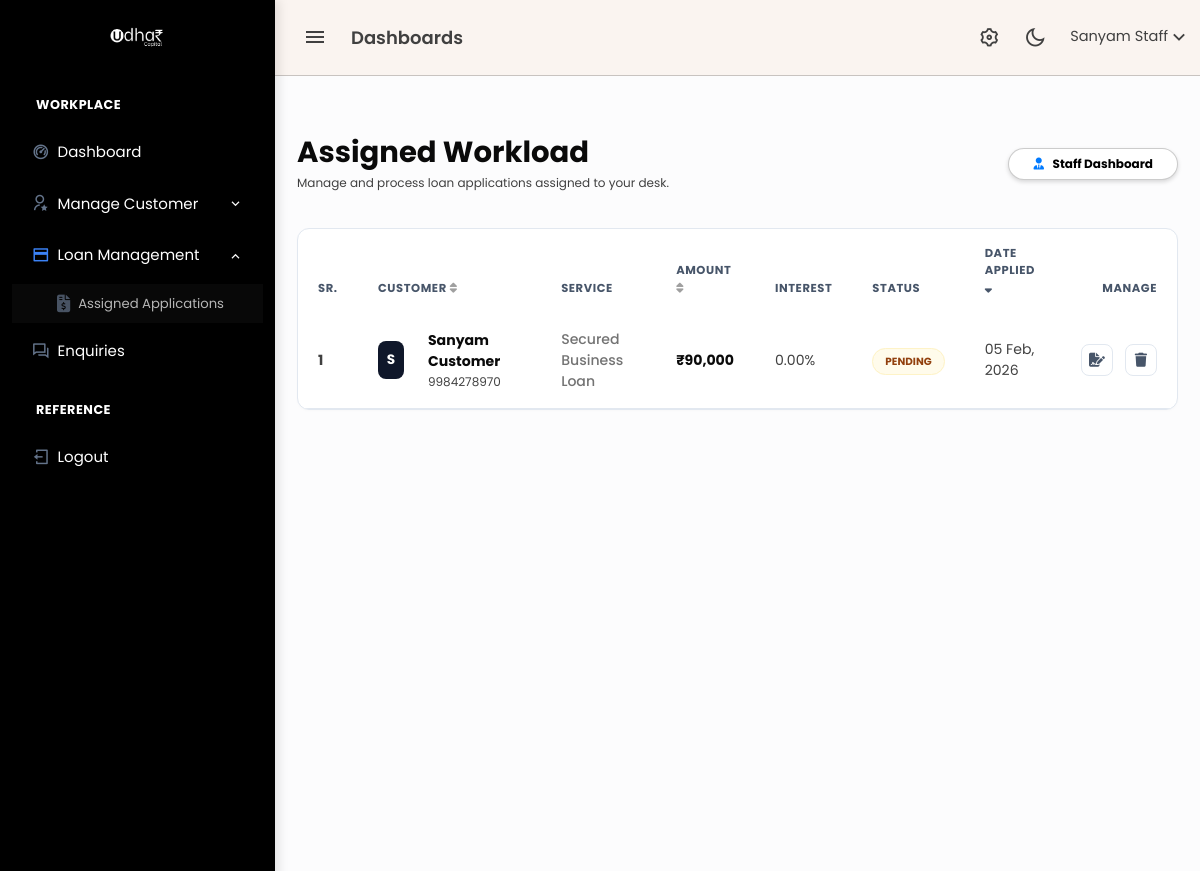
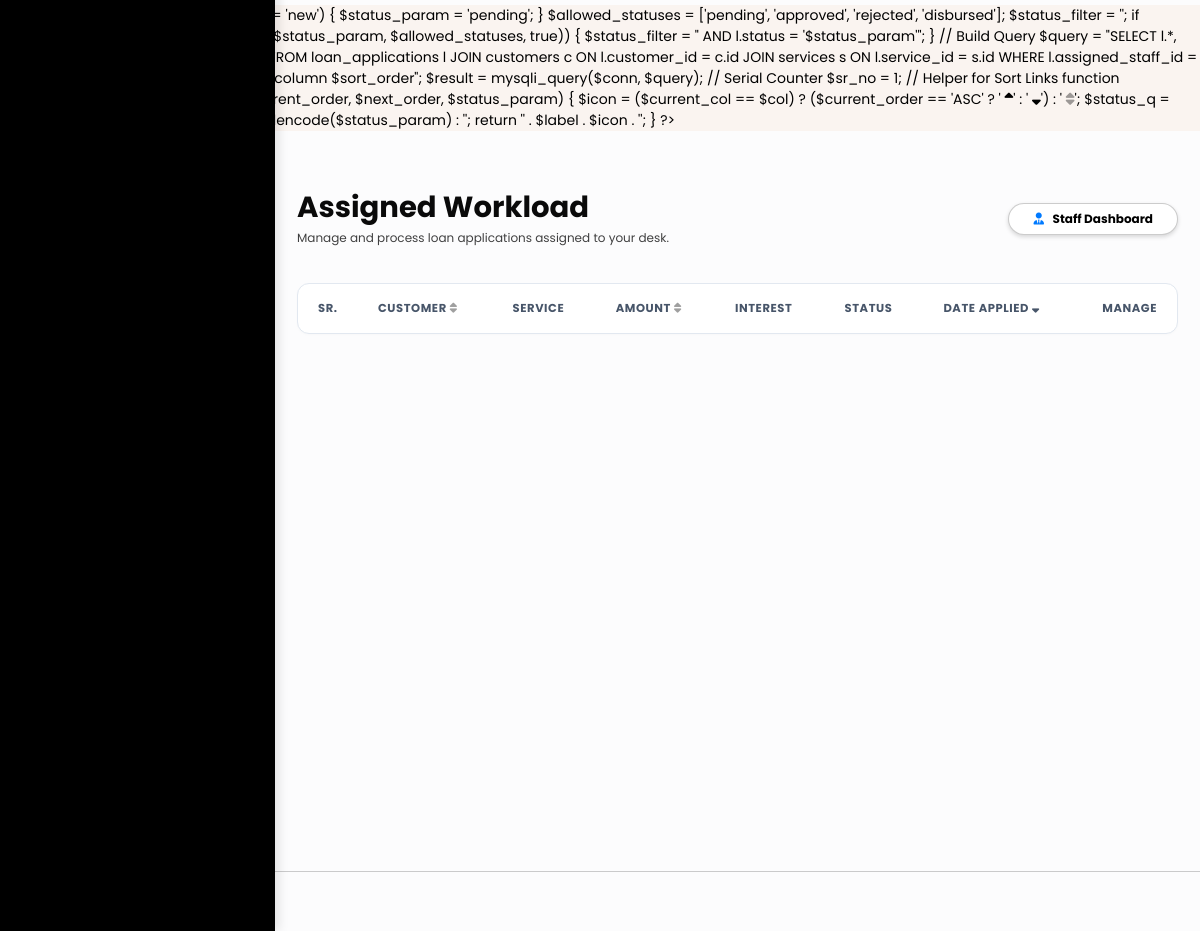
/staff/loan_applications.php (signed in), run on an earlier commit of the app's database (2 pictures, top to bottom).
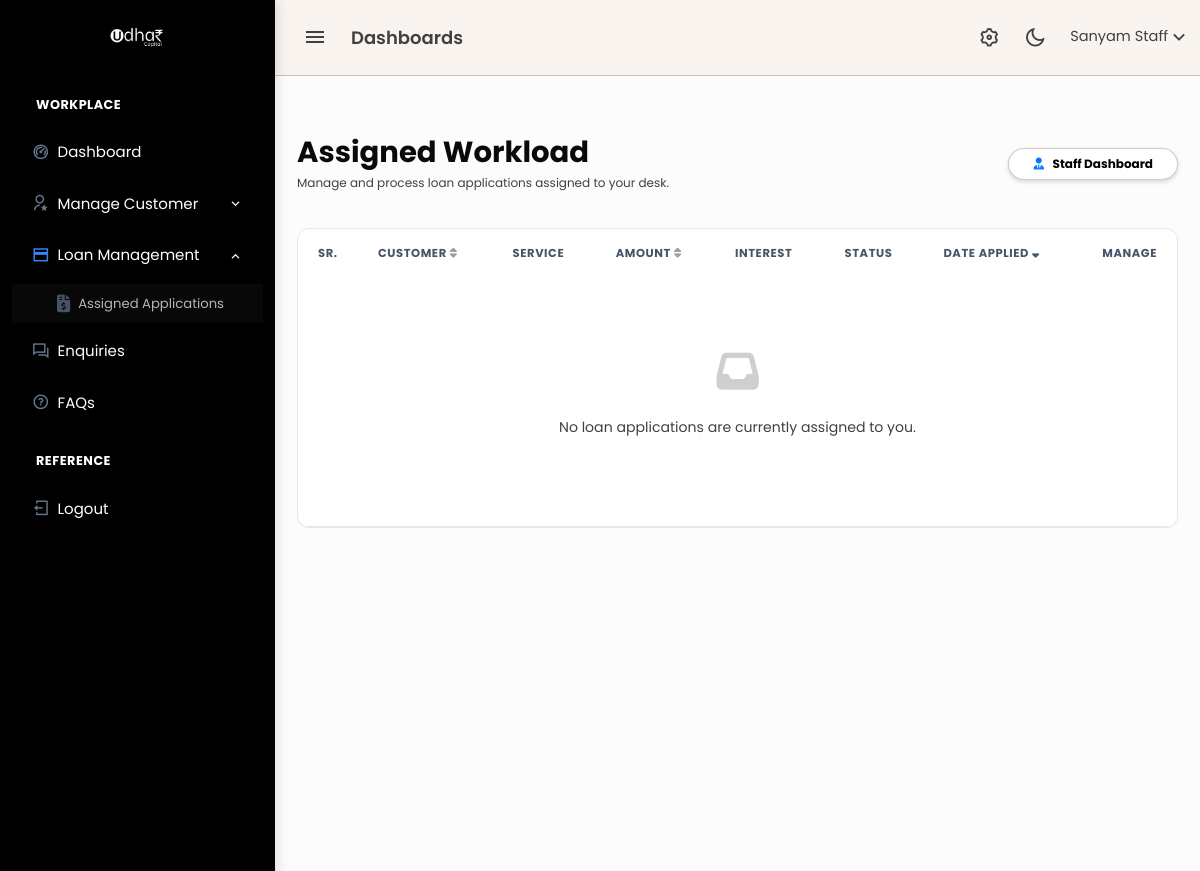
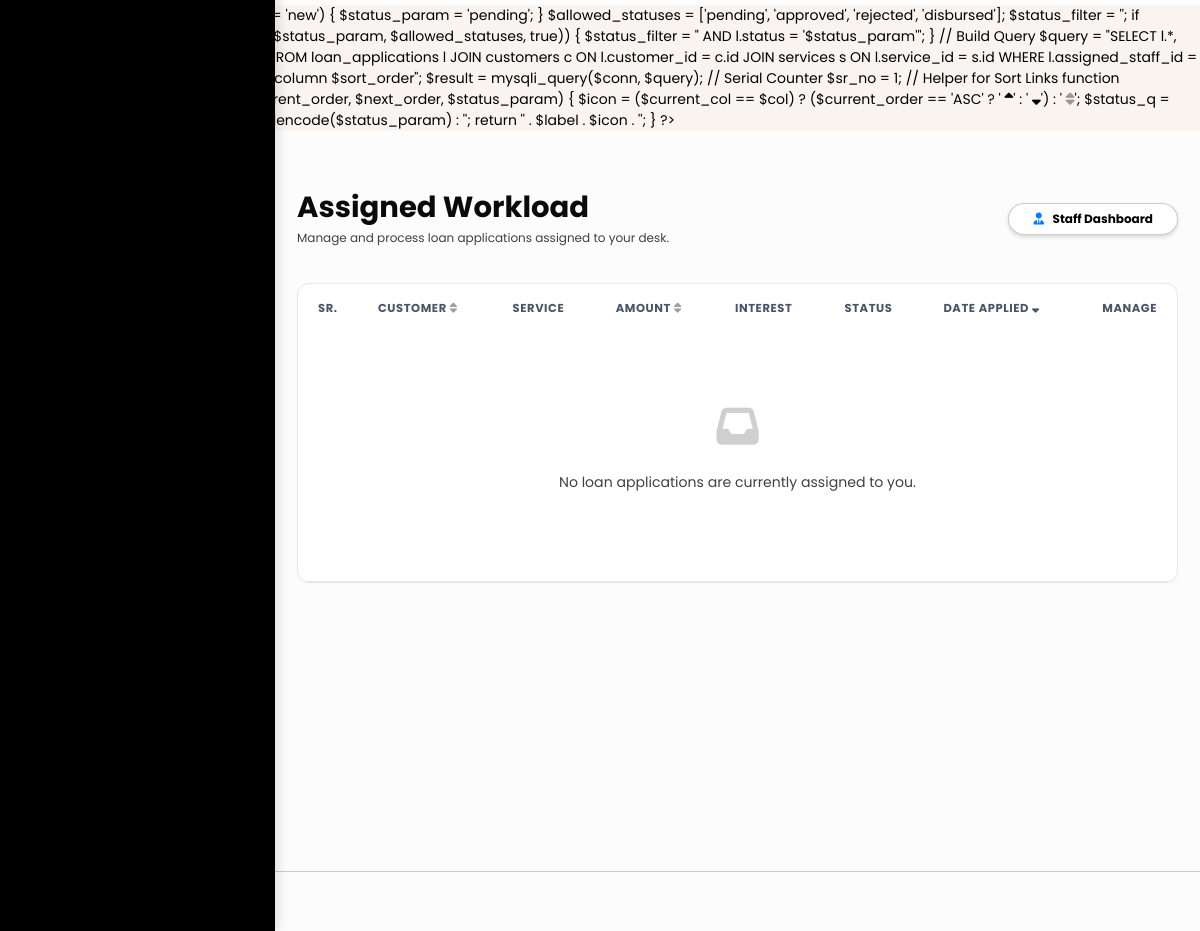
And on a later commit of the database (2 pictures, top to bottom).
### tables this page shows
CREATE TABLE `loan_applications` (
  `id` bigint(20) UNSIGNED NOT NULL,
  `customer_id` bigint(20) UNSIGNED NOT NULL,
  `service_id` bigint(20) UNSIGNED NOT NULL,
  `assigned_staff_id` bigint(20) UNSIGNED DEFAULT NULL,
  `assigned_by` bigint(20) UNSIGNED DEFAULT NULL,
  `assigned_at` timestamp NULL DEFAULT NULL,
  `interest_rate` decimal(5,2) NOT NULL DEFAULT 0.00,
  `requested_amount` decimal(15,2) NOT NULL,
  `tenure_years` int(11) NOT NULL,
  `emi_amount` decimal(15,2) NOT NULL,
  `status` enum('pending','approved','rejected','disbursed') DEFAULT 'pending',
  `created_at` timestamp NOT NULL DEFAULT current_timestamp(),
  `rejection_note` text DEFAULT NULL
);

CREATE TABLE `customers` (
  `id` bigint(20) UNSIGNED NOT NULL,
  `full_name` varchar(255) NOT NULL,
  `email` varchar(255) NOT NULL,
  `phone` varchar(20) NOT NULL,
  `password` varchar(255) NOT NULL,
  `aadhaar_number` varchar(20) DEFAULT NULL,
  `status` enum('active','blocked') DEFAULT 'active',
  `created_at` timestamp NOT NULL DEFAULT current_timestamp(),
  `updated_at` timestamp NOT NULL DEFAULT current_timestamp() ON UPDATE current_timestamp()
);

CREATE TABLE `services` (
  `id` bigint(20) UNSIGNED NOT NULL,
  `category_id` bigint(20) UNSIGNED NOT NULL,
  `sub_category_id` bigint(20) UNSIGNED NOT NULL,
  `service_name` varchar(255) NOT NULL,
  `title` varchar(255) NOT NULL,
  `slug` varchar(255) NOT NULL,
  `short_description` text DEFAULT NULL,
  `long_description` longtext DEFAULT NULL,
  `hero_image` varchar(255) DEFAULT NULL,
  `card_img` varchar(255) DEFAULT NULL,
  `created_at` timestamp NULL DEFAULT current_timestamp(),
  `updated_at` timestamp NULL DEFAULT current_timestamp() ON UPDATE current_timestamp()
);

### staff/loan_applications.php (the view, shortened to what the changed rows need)
<?php
include 'db/config.php';
include 'header.php';
echo '<link rel="stylesheet" href="https://cdnjs.cloudflare.com/ajax/libs/font-awesome/6.4.2/css/all.min.css">';
include 'sidebar.php';
$staff_id = (int)$_SESSION['staff_id'];
$can_delete = hasAccess($conn, 'loan_delete');
$sort_column = $_GET['sort'] ?? 'l.created_at';
$sort_order = $_GET['order'] ?? 'DESC';
$next_order = ($sort_order == 'ASC') ? 'DESC' : 'ASC';
$status_param = $_GET['status'] ?? '';
$status_filter = '';
$query = "SELECT l.*, c.full_name, c.phone, s.service_name
          FROM loan_applications l
          JOIN customers c ON l.customer_id = c.id
          JOIN services s ON l.service_id = s.id
          WHERE l.assigned_staff_id = $staff_id$status_filter
          ORDER BY $sort_column $sort_order";
$result = mysqli_query($conn, $query);
$sr_no = 1;
function sortLink($col, $label, $current_col, $current_order, $next_order, $status_param) {
    $icon = ($current_col == $col) ? ($current_order == 'ASC' ? ' <i class="fas fa-sort-up"></i>' : ' <i class="fas fa-sort-down"></i>') : ' <i class="fas fa-sort text-muted opacity-50"></i>';
    $status_q = !empty($status_param) ? '&status='.urlencode($status_param) : '';
    return '<a href="?sort='.$col.'&order='.$next_order.$status_q.'" class="sort-link text-decoration-none">' . $label . $icon . '</a>';
}
?>
<div class="content-page">
    <div class="content">
        <div class="container-fluid pt-4">
            <div class="d-flex justify-content-between align-items-center mb-4">
                <div>
                    <h2 class="fw-bold text-dark mb-1">Assigned Workload</h2>
                </div>
            </div>
            <div class="card card-modern">
                <div class="card-body p-0">
                    <div class="table-responsive">
                        <table class="table table-modern mb-0">
                            <thead>
                                <tr>
                                    <th width="60">Sr.</th>
                                    <th><?= sortLink('c.full_name', 'Customer', $sort_column, $sort_order, $next_order, $status_param) ?></th>
                                    <th>Service</th>
                                    <th><?= sortLink('l.requested_amount', 'Amount', $sort_column, $sort_order, $next_order, $status_param) ?></th>
                                    <th>Interest</th>
                                    <th>Status</th>
                                    <th><?= sortLink('l.created_at', 'Date Applied', $sort_column, $sort_order, $next_order, $status_param) ?></th>
                                    <th width="100" class="text-end">Manage</th>
                                </tr>
                            </thead>
                            <tbody>
                                <?php if (mysqli_num_rows($result) == 0) : ?>
                                    <tr>
                                        <td colspan="8" class="text-center py-5 text-muted">
                                            <i class="fas fa-inbox fa-3x mb-3 opacity-25"></i>
                                            <p>No loan applications are currently assigned to you.</p>
                                        </td>
                                    </tr>
                                <?php endif; ?>
                                <?php while ($row = mysqli_fetch_assoc($result)) : ?>
                                    <tr>
                                        <td class="fw-bold text-muted"><?= $sr_no++ ?></td>
                                        <td>
                                            <div class="d-flex align-items-center">
                                                <div class="avatar-init me-3"><?= strtoupper(substr($row['full_name'], 0, 1)) ?></div>
                                                <div>
                                                    <div class="fw-bold text-dark"><?= htmlspecialchars($row['full_name']) ?></div>
                                                    <div class="small text-muted"><?= htmlspecialchars($row['phone']) ?></div>
                                                </div>
                                            </div>
                                        </td>
                                        <td><span class="text-secondary fw-medium"><?= htmlspecialchars($row['service_name']) ?></span></td>
                                        <td class="fw-bold text-dark">₹<?= number_format($row['requested_amount']) ?></td>
                                        <td class="text-muted"><?= number_format((float)$row['interest_rate'], 2) ?>%</td>
                                        <td>
                                            <span class="st-badge st-<?= $row['status'] ?>">
                                                <?= ucfirst($row['status']) ?>
                                            </span>
                                        </td>
                                        <td class="small text-muted"><?= date('d M, Y', strtotime($row['created_at'])) ?></td>
                                        <td class="text-end">
                                            <div class="d-flex justify-content-end gap-2">
                                                <a href="loan_view.php?id=<?= $row['id'] ?>" class="btn-action" title="Process Application">
                                                    <i class="fas fa-file-signature"></i>
                                                </a>
                                                <?php if ($can_delete) : ?>
                                                    <form action="db/loan_handler.php" method="POST" class="d-inline" onsubmit="return confirm('Permanently delete this application?');">
                                                        <button type="submit" class="btn-action btn-delete" title="Delete">
                                                            <i class="fas fa-trash"></i>
                                                        </button>
                                                    </form>
                                                <?php endif; ?>
                                            </div>
                                        </td>
                                    </tr>
                                <?php endwhile; ?>
                            </tbody>
                        </table>
                    </div>
                </div>
            </div>
        </div>
    </div>
</div>
<?php include 'footer.php'; ?>GET['status'] ?? '';
<div class="content-page">
    <div class="content">
        <div class="container-fluid pt-4">
            <div class="d-flex justify-content-between align-items-center mb-4">
                <div>
                    <h2 class="fw-bold text-dark mb-1">Assigned Workload</h2>
                </div>
            </div>
            <div class="card card-modern">
                <div class="card-body p-0">
                    <div class="table-responsive">
                        <table class="table table-modern mb-0">
                            <thead>
                                <tr>
                                    <th width="60">Sr.</th>
                                    <th><?= sortLink('c.full_name', 'Customer', $sort_column, $sort_order, $next_order, $status_param) ?></th>
                                    <th>Service</th>
                                    <th><?= sortLink('l.requested_amount', 'Amount', $sort_column, $sort_order, $next_order, $status_param) ?></th>
                                    <th>Interest</th>
                                    <th>Status</th>
                                    <th><?= sortLink('l.created_at', 'Date Applied', $sort_column, $sort_order, $next_order, $status_param) ?></th>
                                    <th width="100" class="text-end">Manage</th>
                                </tr>
                            </thead>
                            <tbody>
                                <?php if (mysqli_num_rows($result) == 0) : ?>
                                    <tr>
                                        <td colspan="8" class="text-center py-5 text-muted">
                                            <i class="fas fa-inbox fa-3x mb-3 opacity-25"></i>
                                            <p>No loan applications are currently assigned to you.</p>
                                        </td>
                                    </tr>
                                <?php endif; ?>
                            </tbody>
                        </table>
                    </div>
                </div>
            </div>
        </div>
    </div>
</div>
<?php include 'footer.php'; ?>

### staff/sidebar.php (shortened to what the changed rows need)
<?php
$current_page = basename($_SERVER['PHP_SELF']);
$faq_active = ($current_page == 'faqs.php');
?>
<div class="leftside-menu">
    <a href="dashboard.php" class="logo text-center d-block">
        <span class="logo-lg">
            <img src="../admin/assets/udhaar_logo.png" alt="logo" style="max-height: 40px; margin: 20px 0; filter: brightness(0) invert(1);">
        </span>
    </a>
    <div class="h-100">
        <ul class="side-nav">
            <?php if (hasAccess($conn, 'faq_create') || hasAccess($conn, 'faq_delete')): ?>
            <li class="side-nav-item <?= $faq_active ? 'active' : '' ?>">
                <a href="faqs.php" class="side-nav-link">
                    <i class="ri-question-line"></i>
                    <span>FAQs</span>
                </a>
            </li>
            <?php endif; ?>
        </ul>
    </div>
</div>

What changed in the data, as far as the page shows it:
removed loan_applications: customer.full_name "S", customer.full_name "Sanyam Customer", customer.phone "9984278970", service.service_name "Secured Business Loan", requested_amount "90,000", interest_rate "0.00", status "PENDING", created_at "05 Feb, 2026"
Also different on the page:
text now shown: "FAQs No loan applications are currently assigned to you. No loan applications are currently assigned to you."
